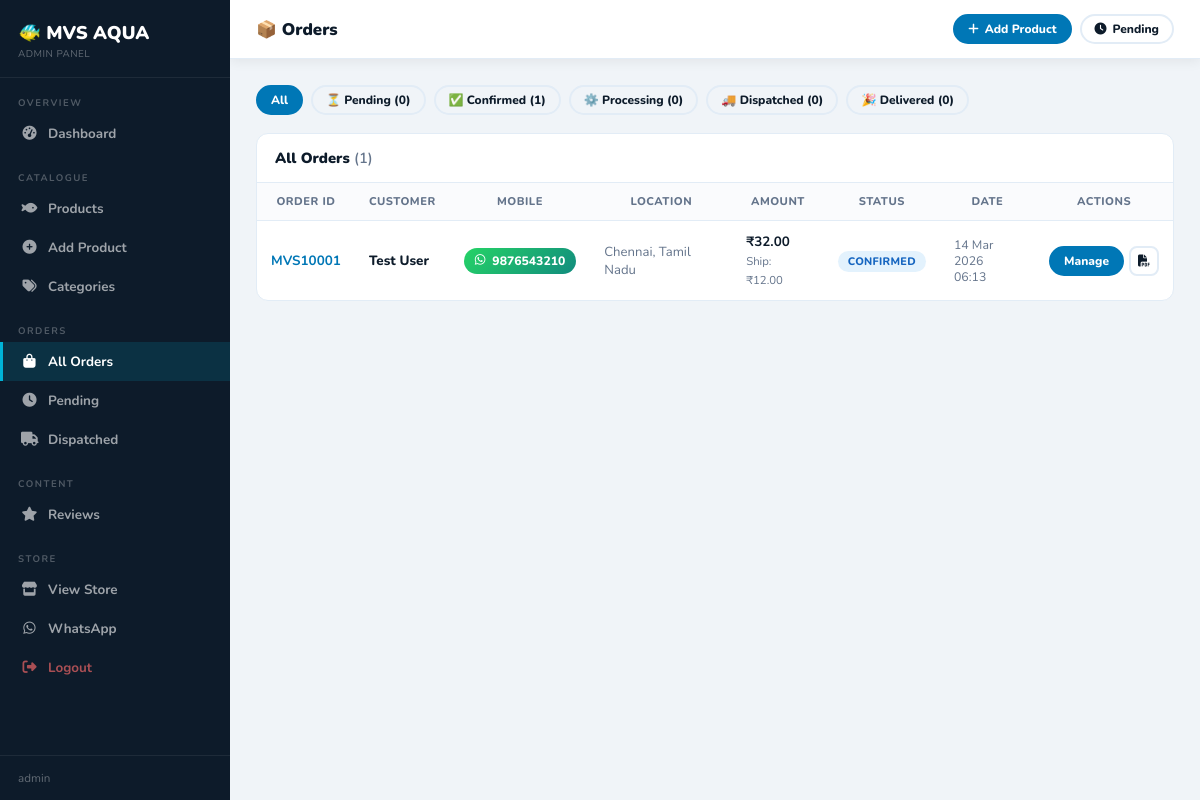
/dashboard/orders/ (signed in), run on the app's committed database.
### orders/models.py (models this page shows, shortened)
class Order(models.Model):
    STATUS  = [('pending','Pending'),('confirmed','Confirmed'),('processing','Processing'),
               ('dispatched','Dispatched'),('delivered','Delivered'),('cancelled','Cancelled')]
    COURIER = [('professional','Professional Courier'),('st_courier','ST Courier'),('dtdc','DTDC'),('other','Other')]
    order_id    = models.CharField(max_length=20,unique=True,blank=True)
    full_name   = models.CharField(max_length=120)
    mobile      = models.CharField(max_length=15)
    email       = models.EmailField(blank=True)
    address     = models.TextField()
    landmark    = models.CharField(max_length=120,blank=True)
    city        = models.CharField(max_length=60)
    state       = models.CharField(max_length=60)
    pincode     = models.CharField(max_length=10)
    subtotal    = models.DecimalField(max_digits=10,decimal_places=2,default=0)
    shipping    = models.DecimalField(max_digits=10,decimal_places=2,default=0)
    total       = models.DecimalField(max_digits=10,decimal_places=2,default=0)
    status      = models.CharField(max_length=20,choices=STATUS,default='pending')
    courier     = models.CharField(max_length=20,choices=COURIER,blank=True)
    tracking_no = models.CharField(max_length=100,blank=True)
    dispatch_date=models.DateField(null=True,blank=True)
    notes       = models.TextField(blank=True)
    created_at  = models.DateTimeField(auto_now_add=True)
    updated_at  = models.DateTimeField(auto_now=True)
    class Meta: ordering=['-created_at']

### dashboard/views.py (the view)
# urls.py: path('orders/', views.dash_orders, name='dash_orders'),
@login_required
def dash_orders(request):
    qs=Order.objects.all(); sf=request.GET.get('status','')
    if sf: qs=qs.filter(status=sf)
    counts={s:Order.objects.filter(status=s).count() for s,_ in Order.STATUS}
    return render(request,'dashboard/orders.html',{'orders':qs,'sf':sf,'counts':counts,'STATUS':Order.STATUS})

### cart/context_processors.py (called while the page is built)
def cart_context(request):
    cart = request.session.get('cart', {})
    count = sum(v.get('qty',0) for v in cart.values())
    total = sum(float(v.get('price',0))*v.get('qty',0) for v in cart.values())
    return {'cart_count': count, 'cart_total': round(total,2)}

### templates/dashboard/orders.html
{% extends 'dashboard/base.html' %}
{% block title %}Orders{% endblock %}{% block page_title %}📦 Orders{% endblock %}{% block n_ord %}active{% endblock %}
{% block content %}
<div style="display:flex;gap:8px;flex-wrap:wrap;margin-bottom:18px;">
  <a href="{% url 'dash_orders' %}" class="btn {% if not sf %}btn-primary{% else %}btn-outline{% endif %} btn-sm">All</a>
  <a href="?status=pending"    class="btn {% if sf == 'pending' %}btn-primary{% else %}btn-outline{% endif %} btn-sm">⏳ Pending ({{ counts.pending }})</a>
  <a href="?status=confirmed"  class="btn {% if sf == 'confirmed' %}btn-primary{% else %}btn-outline{% endif %} btn-sm">✅ Confirmed ({{ counts.confirmed }})</a>
  <a href="?status=processing" class="btn {% if sf == 'processing' %}btn-primary{% else %}btn-outline{% endif %} btn-sm">⚙️ Processing ({{ counts.processing }})</a>
  <a href="?status=dispatched" class="btn {% if sf == 'dispatched' %}btn-primary{% else %}btn-outline{% endif %} btn-sm">🚚 Dispatched ({{ counts.dispatched }})</a>
  <a href="?status=delivered"  class="btn {% if sf == 'delivered' %}btn-primary{% else %}btn-outline{% endif %} btn-sm">🎉 Delivered ({{ counts.delivered }})</a>
</div>
<div class="tc">
  <div class="th"><h6>{% if sf %}{{ sf|title }} Orders{% else %}All Orders{% endif %} <span style="color:var(--muted);font-weight:600;">({{ orders|length }})</span></h6></div>
  <div style="overflow-x:auto;">
    <table>
      <thead><tr><th>Order ID</th><th>Customer</th><th>Mobile</th><th>Location</th><th>Amount</th><th>Status</th><th>Date</th><th>Actions</th></tr></thead>
      <tbody>
      {% for o in orders %}
      <tr>
        <td><strong style="color:var(--brand);">{{ o.order_id }}</strong></td>
        <td style="font-weight:800;">{{ o.full_name }}</td>
        <td><a href="https://wa.me/91{{ o.mobile }}" target="_blank" class="wa-btn"><i class="fab fa-whatsapp"></i>{{ o.mobile }}</a></td>
        <td style="color:var(--muted);font-size:.82rem;">{{ o.city }}, {{ o.state }}</td>
        <td><strong>₹{{ o.total }}</strong><br><span style="font-size:.71rem;color:var(--muted);">Ship: ₹{{ o.shipping }}</span></td>
        <td><span class="sb s-{{ o.status }}">{{ o.get_status_display }}</span></td>
        <td style="color:var(--muted);font-size:.77rem;">{{ o.created_at|date:"d M Y" }}<br>{{ o.created_at|date:"H:i" }}</td>
        <td><div style="display:flex;gap:5px;"><a href="{% url 'dash_order' o.pk %}" class="btn btn-primary btn-sm">Manage</a><a href="{% url 'invoice' o.order_id %}" class="btn btn-outline btn-sm btn-ico" title="PDF"><i class="fas fa-file-pdf"></i></a></div></td>
      </tr>
      {% empty %}<tr><td colspan="8" style="text-align:center;padding:50px;color:var(--muted);">{% if sf %}No {{ sf }} orders{% else %}No orders yet{% endif %}</td></tr>{% endfor %}
      </tbody>
    </table>
  </div>
</div>
{% endblock %}

### templates/dashboard/base.html (shortened to what this page needs)
<!DOCTYPE html>
<html lang="en">
<head><meta charset="UTF-8"><meta name="viewport" content="width=device-width,initial-scale=1">
<link href="https://cdnjs.cloudflare.com/ajax/libs/font-awesome/6.5.0/css/all.min.css" rel="stylesheet">
{% block extra_css %}{% endblock %}</head>
<body>
<aside class="sidebar">
  <div class="sb-logo"><div class="sb-brand">🐠 MVS AQUA</div><div class="sb-sub">Admin Panel</div></div>
  <div class="sb-sec">Overview</div>
  <a href="{% url 'dash_home' %}" class="sb-lnk {% block n_home %}{% endblock %}"><i class="fas fa-tachometer-alt"></i> Dashboard</a>
  <div class="sb-sec">Catalogue</div>
  <a href="{% url 'dash_products' %}" class="sb-lnk {% block n_prod %}{% endblock %}"><i class="fas fa-fish"></i> Products</a>
  <a href="{% url 'dash_product_add' %}" class="sb-lnk"><i class="fas fa-plus-circle"></i> Add Product</a>
  <a href="{% url 'dash_categories' %}" class="sb-lnk {% block n_cat %}{% endblock %}"><i class="fas fa-tags"></i> Categories</a>
  <div class="sb-sec">Orders</div>
  <a href="{% url 'dash_orders' %}" class="sb-lnk {% block n_ord %}{% endblock %}"><i class="fas fa-shopping-bag"></i> All Orders</a>
  <a href="{% url 'dash_orders' %}?status=pending" class="sb-lnk"><i class="fas fa-clock"></i> Pending</a>
  <a href="{% url 'dash_orders' %}?status=dispatched" class="sb-lnk"><i class="fas fa-truck"></i> Dispatched</a>
  <div class="sb-sec">Content</div>
  <a href="{% url 'dash_reviews' %}" class="sb-lnk {% block n_rev %}{% endblock %}"><i class="fas fa-star"></i> Reviews</a>
  <div class="sb-sec">Store</div>
  <a href="/" target="_blank" class="sb-lnk"><i class="fas fa-store"></i> View Store</a>
  <a href="https://wa.me/919490255775" target="_blank" class="sb-lnk"><i class="fab fa-whatsapp"></i> WhatsApp</a>
  <a href="{% url 'dash_logout' %}" class="sb-lnk danger"><i class="fas fa-sign-out-alt"></i> Logout</a>
  <div class="sb-user">{{ request.user.username }}</div>
</aside>
<div class="main">
  <div class="topbar">
    <h4>{% block page_title %}Dashboard{% endblock %}</h4>
    <div style="display:flex;gap:8px;">
      <a href="{% url 'dash_product_add' %}" class="btn btn-primary btn-sm"><i class="fas fa-plus"></i> Add Product</a>
      <a href="{% url 'dash_orders' %}?status=pending" class="btn btn-outline btn-sm"><i class="fas fa-clock"></i> Pending</a>
    </div>
  </div>
  <div class="pg">
    {% block content %}{% endblock %}
  </div>
</div>
</body></html>

### templates/dashboard/base.html (style rules this page uses)
:root { --brand:#0077B6;--dark:#023E8A;--accent:#00B4D8;--sb:#0D1B2A;--sbw:230px;--bg:#F0F4F8;--surface:#fff;--border:#E2ECF6;--text:#0D1B2A;--muted:#64748B;--green:#06D6A0;--coral:#FF6B6B;--gold:#FFB703;--r:12px;--sh:0 2px 12px rgba(0,0,0,.07) }
* { box-sizing:border-box;margin:0;padding:0 }
body { font-family:'Nunito',sans-serif;background:var(--bg);color:var(--text);display:flex;min-height:100vh }
.sidebar { width:var(--sbw);background:var(--sb);min-height:100vh;position:fixed;left:0;top:0;z-index:200;display:flex;flex-direction:column;overflow-y:auto }
.sb-logo { padding:20px 18px 16px;border-bottom:1px solid rgba(255,255,255,.07) }
.sb-brand { font-size:1.15rem;color:#fff;font-weight:900 }
.sb-sub { font-size:.62rem;color:rgba(255,255,255,.35);letter-spacing:.5px;text-transform:uppercase;margin-top:2px }
.sb-sec { padding:18px 18px 5px;font-size:.6rem;color:rgba(255,255,255,.28);letter-spacing:1.5px;text-transform:uppercase;font-weight:700 }
.sb-lnk { display:flex;align-items:center;gap:10px;padding:10px 18px;color:rgba(255,255,255,.6);text-decoration:none;font-size:.84rem;font-weight:700;border-left:3px solid transparent;transition:all .2s }
.sb-lnk i { width:17px;text-align:center;font-size:.88rem }
.sb-lnk:hover,.sb-lnk.active { background:rgba(0,180,216,.14);color:#fff;border-left-color:var(--accent) }
.sb-lnk.danger { color:rgba(255,107,107,.65) }
.sb-user { margin-top:auto;padding:14px 18px;border-top:1px solid rgba(255,255,255,.07);font-size:.73rem;color:rgba(255,255,255,.35) }
.main { margin-left:var(--sbw);flex:1;display:flex;flex-direction:column }
.topbar { background:var(--surface);border-bottom:1px solid var(--border);padding:14px 26px;display:flex;justify-content:space-between;align-items:center;position:sticky;top:0;z-index:100;box-shadow:var(--sh) }
.topbar h4 { font-size:1.05rem;font-weight:900 }
.pg { padding:26px;flex:1 }
.tc { background:var(--surface);border-radius:var(--r);border:1px solid var(--border);overflow:hidden }
.th { padding:14px 18px;border-bottom:1px solid var(--border);display:flex;justify-content:space-between;align-items:center;flex-wrap:wrap;gap:8px }
.th h6 { font-weight:900;font-size:.92rem }
table { width:100%;border-collapse:collapse }
th { font-size:.7rem;font-weight:800;text-transform:uppercase;letter-spacing:.5px;color:var(--muted);padding:11px 14px;background:#FAFBFD;border-bottom:1px solid var(--border);white-space:nowrap }
td { padding:11px 14px;font-size:.84rem;border-bottom:1px solid var(--border);vertical-align:middle }
tr:last-child td { border-bottom:none }
.sb { padding:3px 10px;border-radius:50px;font-size:.68rem;font-weight:800;text-transform:uppercase;letter-spacing:.3px }
.s-confirmed { background:#E3F2FD;color:#1565C0 }
.btn { display:inline-flex;align-items:center;gap:6px;padding:8px 16px;border-radius:50px;font-family:'Nunito',sans-serif;font-size:.8rem;font-weight:800;cursor:pointer;transition:all .2s;border:2px solid transparent;text-decoration:none;white-space:nowrap }
.btn-primary { background:var(--brand);color:#fff;border-color:var(--brand) }
.btn-outline { background:transparent;color:var(--text);border-color:var(--border) }
.btn-sm { padding:5px 13px;font-size:.75rem }
.btn-ico { width:30px;height:30px;padding:0;border-radius:8px;justify-content:center }
.wa-btn { display:inline-flex;align-items:center;gap:7px;padding:5px 11px;border-radius:50px;background:linear-gradient(135deg,#25D366,#128C7E);color:#fff;font-weight:800;font-size:.76rem;text-decoration:none;transition:opacity .2s }

### data on the page
Order: order_id "MVS10001", full_name "Test User", mobile "9876543210", city "Chennai", state "Tamil Nadu", total "32.00", shipping "12.00", status "CONFIRMED", created_at "14 Mar 2026", created_at "06:13"

### other printed values
{{ request.user.username }} "admin"
{{ counts.pending }} "0"
{{ counts.confirmed }} "1"
{{ counts.processing }} "0"
{{ counts.dispatched }} "0"
{{ counts.delivered }} "0"
{{ orders|length }} "1"
